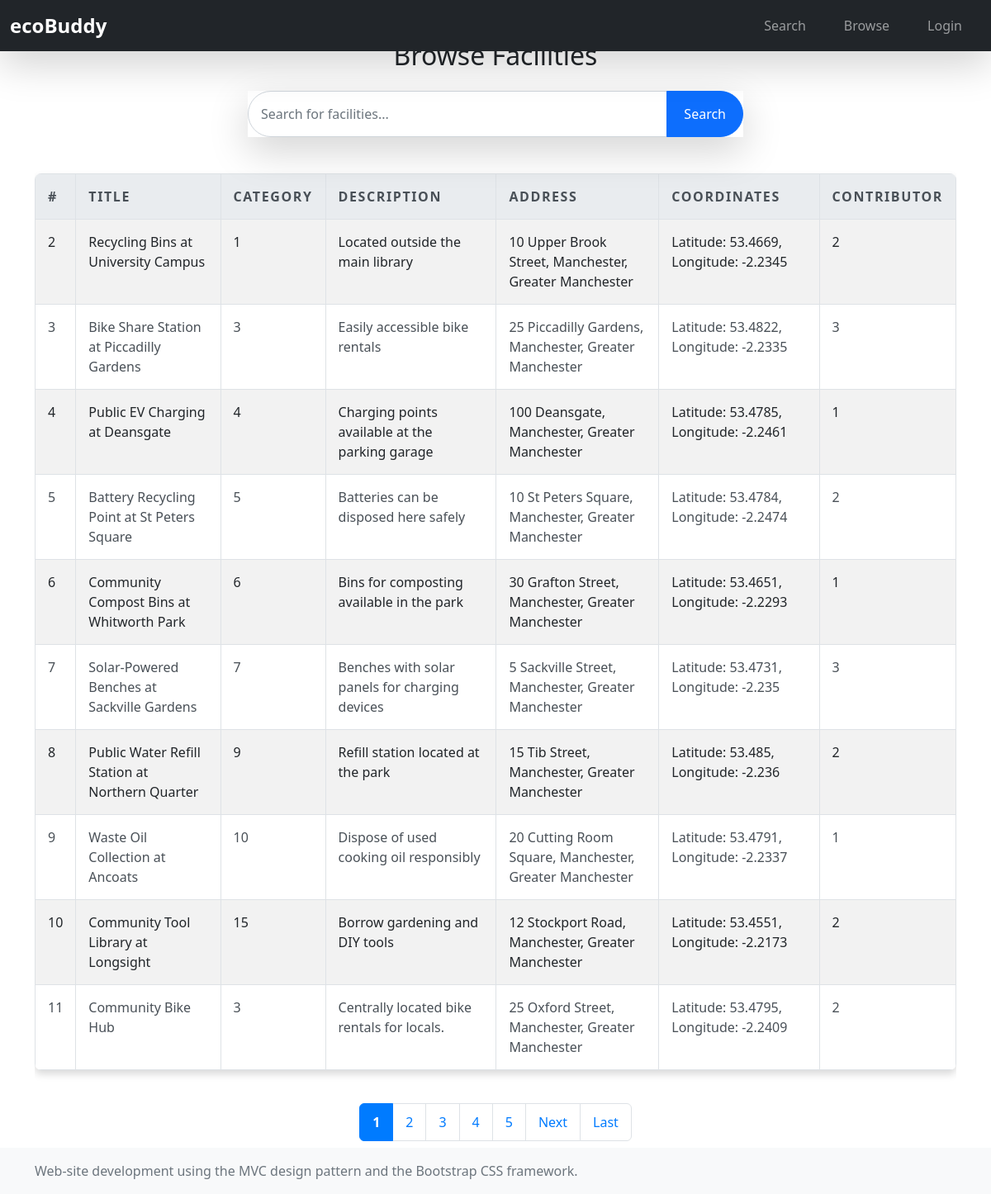
Screenshot of /browse.php with the database file from the repository.
### tables this page shows
CREATE TABLE ecoFacilities (
                               id INTEGER PRIMARY KEY AUTOINCREMENT NOT NULL UNIQUE,
                               title VARCHAR(50) NOT NULL,
                               category INTEGER,
                               description VARCHAR(150) NOT NULL,
                               houseNumber VARCHAR(50),
                               streetName VARCHAR(50),
                               county VARCHAR(50),
                               town VARCHAR(50),
                               postcode VARCHAR(7) NOT NULL,
                               lng FLOAT NOT NULL,
                               lat FLOAT NOT NULL,
                               contributor INTEGER, comments TEXT,
                               FOREIGN KEY (category) REFERENCES ecoCategories(id),
                               FOREIGN KEY (contributor) REFERENCES ecoUser(id)
);

### browse.php (the view, shortened to what this page needs)
<?php
$db = new Database();
$conn = $db->connect();
$recordsPerPage = 10;
$page = isset($_GET['page']) && is_numeric($_GET['page']) ?
    (int)$_GET['page'] : 1;
$offset = ($page - 1) * $recordsPerPage;
$search = isset($_GET['search']) ? $_GET['search'] : '';
$totalQuery = "SELECT COUNT(*) as total FROM ecoFacilities WHERE title LIKE
:search OR category LIKE :search OR description LIKE :search";
$totalStmt = $conn->prepare($totalQuery);
$totalStmt->bindValue(':search', '%' . $search . '%', PDO::PARAM_STR);
$totalStmt->execute();
$totalResult = $totalStmt->fetch(PDO::FETCH_ASSOC);
$totalRecords = $totalResult['total'];
$totalPages = ceil($totalRecords / $recordsPerPage);
$query = "SELECT * FROM ecoFacilities WHERE title LIKE :search OR category
LIKE :search OR description LIKE :search LIMIT :limit OFFSET :offset";
$stmt = $conn->prepare($query);
$stmt->bindValue(':search', '%' . $search . '%', PDO::PARAM_STR);
$stmt->bindValue(':limit', $recordsPerPage, PDO::PARAM_INT);
$stmt->bindValue(':offset', $offset, PDO::PARAM_INT);
$stmt->execute();
$facilities = $stmt->fetchAll(PDO::FETCH_ASSOC);
?>
<?php require('views/template/header.phtml'); ?>
    <div class="container mt-5">
        <h2 class="text-center mb-4">Browse Facilities</h2>
        <div class="search-bar mb-4">
            <form method="get" class="form-inline mb-4">
                <div class="form-group w-100">
                    <div class="input-group shadow-lg" style="max-width: 600px;
margin: 0 auto;">
                        <input type="text" name="search" class="form-control w-
75" placeholder="Search for facilities..." value="<?php echo
                        htmlspecialchars($search); ?>" style="border-radius: 30px 0 0 30px;
padding: 15px; font-size: 16px;">
                        <button type="submit" class="btn btn-primary"
                                style="border-radius: 0 30px 30px 0; padding: 15px 20px; font-size: 16px;">
                            <i class="fas fa-search"></i> Search
                        </button>
                    </div>
                </div>
            </form>
        </div>
        <?php if (count($facilities) > 0): ?>
            <div class="table-responsive">
                <table class="table table-bordered table-striped">
                    <thead>
                    <tr>
                        <th>#</th>
                        <th>Title</th>
                        <th>Category</th>
                        <th>Description</th>
                        <th>Address</th>
                        <th>Coordinates</th>
                        <th>Contributor</th>
                    </tr>
                    </thead>
                    <tbody>
                    <?php foreach ($facilities as $index => $facility): ?>
                        <tr>
                            <td><?php echo htmlspecialchars($facility['id']);
                                ?></td>
                            <td><?php echo
                                htmlspecialchars($facility['title']); ?></td>
                            <td><?php echo
                                htmlspecialchars($facility['category']); ?></td>
                            <td><?php echo
                                htmlspecialchars($facility['description']); ?></td>
                            <td>
                                <?php echo
                                    htmlspecialchars($facility['houseNumber']) . ' ' .
                                    htmlspecialchars($facility['streetName']); ?>,
                                <?php echo htmlspecialchars($facility['town'])
                                    . ', ' . htmlspecialchars($facility['county']); ?>
                            </td>
                            <td>
                                Latitude: <?php echo
                                htmlspecialchars($facility['lat']); ?>,
                                Longitude: <?php echo
                                htmlspecialchars($facility['lng']); ?>
                            </td>
                            <td><?php echo
                                htmlspecialchars($facility['contributor']); ?></td>
                        </tr>
                    <?php endforeach; ?>
                    </tbody>
                </table>
            </div>
            <nav aria-label="Page navigation">
                <ul class="pagination justify-content-center">
                    <?php
                    $visiblePages = 5;
                    $startPage = max(1, $page - floor($visiblePages / 2));
                    $endPage = min($totalPages, $startPage + $visiblePages -
                        1);
                    $startPage = max(1, $endPage - $visiblePages + 1);
                    ?>
                    <?php for ($i = $startPage; $i <= $endPage; $i++): ?>
                        <li class="page-item <?php echo ($i == $page) ?
                            'active' : ''; ?>">
                            <a class="page-link" href="?page=<?php echo $i;
                            ?>&search=<?php echo urlencode($search); ?>"><?php echo $i; ?></a>
                        </li>
                    <?php endfor; ?>
                    <?php if ($page < $totalPages): ?>
                        <li class="page-item">
                            <a class="page-link" href="?page=<?php echo $page +
                                1; ?>&search=<?php echo urlencode($search); ?>">Next</a>
                        </li>
                    <?php endif; ?>
                    <?php if ($page < $totalPages): ?>
                        <li class="page-item">
                            <a class="page-link" href="?page=<?php echo
                            $totalPages; ?>&search=<?php echo urlencode($search); ?>">Last</a>
                        </li>
                    <?php endif; ?>
                </ul>
            </nav>
        <?php else: ?>
            <p class="text-center">No facilities found. Try searching for
                something else!</p>
        <?php endif; ?>
    </div>
<?php echo "Total Records: $totalRecords <br>"; ?>
<?php echo "Total Pages: $totalPages <br>"; ?>
<?php require('views/template/footer.phtml'); ?>

### Views/template/header.phtml (shortened to what this page needs)
<!DOCTYPE html>
<html lang="en">
<head>
    <link href="https://cdn.jsdelivr.net/npm/bootstrap@5.2.0/dist/css/bootstrap.min.css" rel="stylesheet">
    <link href="/css/my-style.css" rel="stylesheet">
    <link rel="stylesheet" href="https://unpkg.com/leaflet@1.9.4/dist/leaflet.css" />
</head>
<body class="d-flex flex-column h-100">
<header>
    <nav class="navbar navbar-expand-md navbar-dark fixed-top bg-dark shadow-lg">
        <div class="container-fluid">
            <a class="navbar-brand" href="index.php">ecoBuddy</a>
            <div class="collapse navbar-collapse" id="navbarNav">
                <ul class="navbar-nav ms-auto">
                    <li class="nav-item">
                        <a class="nav-link" href="browse.php">Search</a>
                    </li>
                    <li class="nav-item">
                        <a class="nav-link" href="browse.php">Browse</a>
                    </li>
                    <li class="nav-item">
                        <a class="nav-link" href="login.php">Login</a>
                    </li>
                </ul>
            </div>
        </div>
    </nav>
</header>
</body>
</html>

### Views/template/footer.phtml (shortened to what this page needs)
    <footer class="footer fixed-bottom mt-auto py-3 bg-light">
        <div class="container">
            <span class="text-muted">Web-site development using the MVC design pattern and the Bootstrap CSS framework.</span>
        </div>
    </footer>
</body>
</html>

### css/my-style.css (style rules this page uses)
.table { width: 100%; border-collapse: collapse; background-color: #ffffff; margin: 20px 0; border-radius: 8px; overflow: hidden; box-shadow: 0 5px 10px rgba(0, 0, 0, 0.15); }
.table th, .table td { padding: 15px; border: 1px solid #dee2e6; text-align: left; font-size: 1rem; color: #495057; }
.table th { background-color: #e9ecef; font-weight: bold; text-transform: uppercase; letter-spacing: 0.1rem; }
.search-bar .input-group { display: flex; align-items: center; justify-content: center; max-width: 600px; margin: 0 auto; }
.search-bar .btn { margin-left: 5px; }
.search-bar .form-control { border-radius: 5px 0 0 5px; }
.pagination { justify-content: center; margin-top: 20px; font-size: 1rem; }
.pagination .page-link { color: #007bff; border: 1px solid #dee2e6; padding: 10px 15px; transition: all 0.2s ease-in-out; }
.pagination .page-item.active .page-link { background-color: #007bff; border-color: #007bff; color: #ffffff; font-weight: bold; }

### Views/template/header.phtml (style rules this page uses)
.navbar-nav { margin-left: auto; }
.nav-item { position: relative; }
.navbar-brand { font-weight: bold; font-size: 1.5rem; }
.navbar-nav .nav-item { padding-left: 15px; padding-right: 15px; }

### rows the page displays
ecofacilities: id "2", title "Recycling Bins at University Campus", category "1", description "Located outside the main library", houseNumber "10", streetName "Upper Brook Street", town "Manchester", county "Greater Manchester", lat "53.4669", lng "-2.2345", contributor "2"
ecofacilities: id "3", title "Bike Share Station at Piccadilly Gardens", category "3", description "Easily accessible bike rentals", houseNumber "25", streetName "Piccadilly Gardens", town "Manchester", county "Greater Manchester", lat "53.4822", lng "-2.2335", contributor "3"
ecofacilities: id "4", title "Public EV Charging at Deansgate", category "4", description "Charging points available at the parking garage", houseNumber "100", streetName "Deansgate", town "Manchester", county "Greater Manchester", lat "53.4785", lng "-2.2461", contributor "1"
ecofacilities: id "5", title "Battery Recycling Point at St Peters Square", category "5", description "Batteries can be disposed here safely", houseNumber "10", streetName "St Peters Square", town "Manchester", county "Greater Manchester", lat "53.4784", lng "-2.2474", contributor "2"
ecofacilities: id "6", title "Community Compost Bins at Whitworth Park", category "6", description "Bins for composting available in the park", houseNumber "30", streetName "Grafton Street", town "Manchester", county "Greater Manchester", lat "53.4651", lng "-2.2293", contributor "1"
ecofacilities: id "7", title "Solar-Powered Benches at Sackville Gardens", category "7", description "Benches with solar panels for charging devices", houseNumber "5", streetName "Sackville Street", town "Manchester", county "Greater Manchester", lat "53.4731", lng "-2.235", contributor "3"
ecofacilities: id "8", title "Public Water Refill Station at Northern Quarter", category "9", description "Refill station located at the park", houseNumber "15", streetName "Tib Street", town "Manchester", county "Greater Manchester", lat "53.485", lng "-2.236", contributor "2"
ecofacilities: id "9", title "Waste Oil Collection at Ancoats", category "10", description "Dispose of used cooking oil responsibly", houseNumber "20", streetName "Cutting Room Square", town "Manchester", county "Greater Manchester", lat "53.4791", lng "-2.2337", contributor "1"
ecofacilities: id "10", title "Community Tool Library at Longsight", category "15", description "Borrow gardening and DIY tools", houseNumber "12", streetName "Stockport Road", town "Manchester", county "Greater Manchester", lat "53.4551", lng "-2.2173", contributor "2"
ecofacilities: id "11", title "Community Bike Hub", category "3", description "Centrally located bike rentals for locals.", houseNumber "25", streetName "Oxford Street", town "Manchester", county "Greater Manchester", lat "53.4795", lng "-2.2409", contributor "2"

### other values shown
$totalRecords "842"
$totalPages "85"
